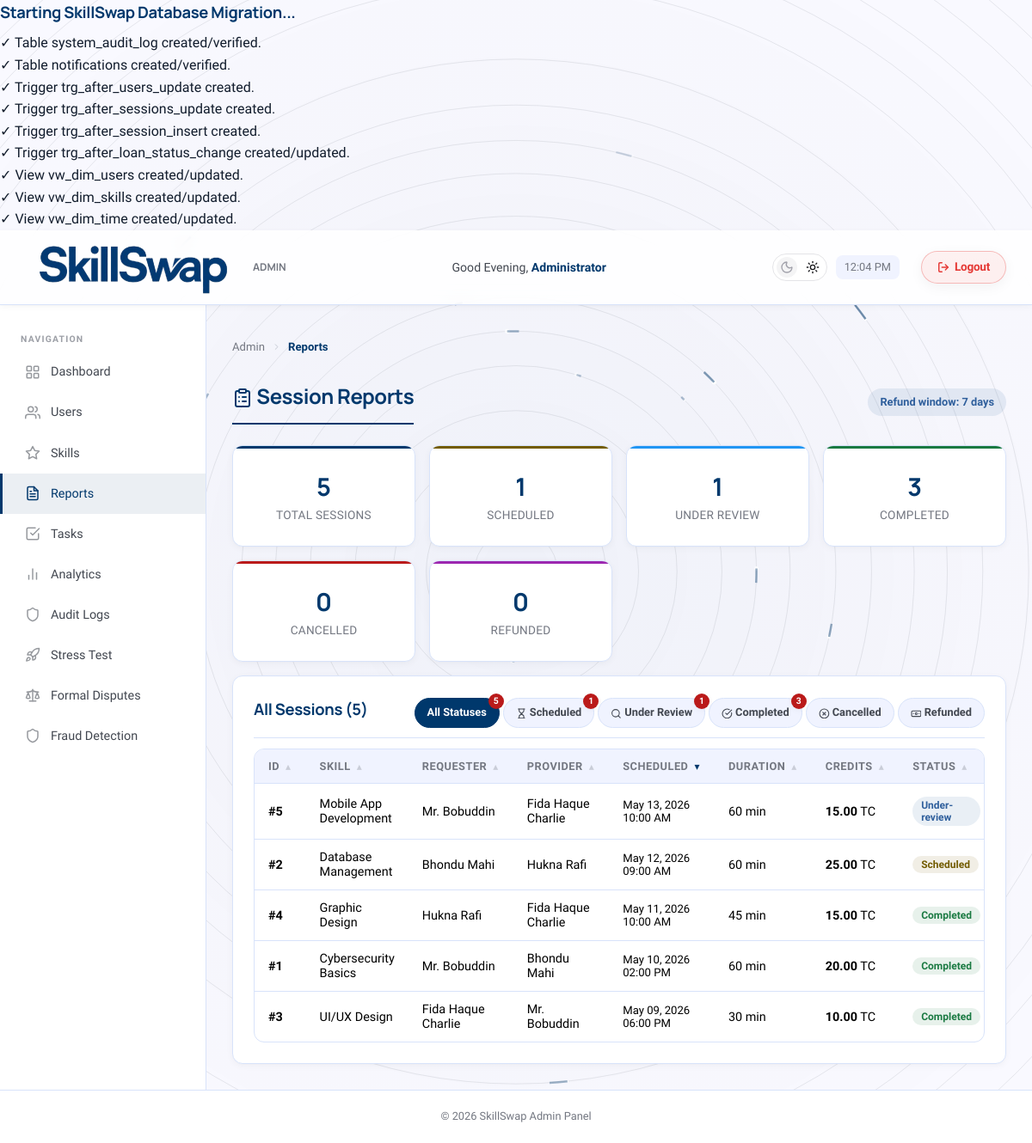
Page /admin/disputes.php (signed in) on the committed database.
### tables this page shows
CREATE TABLE IF NOT EXISTS exchange_sessions (
    session_id INT AUTO_INCREMENT PRIMARY KEY,
    requester_id INT NOT NULL,
    provider_id INT NOT NULL,
    skill_id INT NOT NULL,
    status ENUM('scheduled', 'under-review', 'completed', 'cancelled', 'refunded', 'disputed') DEFAULT 'scheduled',
    scheduled_time DATETIME NOT NULL,
    completion_time DATETIME NULL,
    session_duration INT,
    feedback_given BOOLEAN DEFAULT FALSE,
    time_credit_transfer DECIMAL(10, 2),
    submission_note TEXT,
    rating INT CHECK (rating BETWEEN 1 AND 5),
    comment TEXT,
    bonus_multiplier DECIMAL(3, 2) DEFAULT 1.00,
    completion_otp VARCHAR(10) NULL,
    FOREIGN KEY (requester_id) REFERENCES users(user_id) ON DELETE RESTRICT,
    FOREIGN KEY (provider_id) REFERENCES users(user_id) ON DELETE RESTRICT,
    FOREIGN KEY (skill_id) REFERENCES skills(skill_id) ON DELETE RESTRICT
);

CREATE TABLE IF NOT EXISTS skills (
    skill_id INT AUTO_INCREMENT PRIMARY KEY,
    skill_name VARCHAR(100) NOT NULL,
    catagory VARCHAR(50),
    description TEXT,
    difficulty_level ENUM('Beginner', 'Intermediate', 'Advanced')
);

CREATE TABLE IF NOT EXISTS users (
    user_id INT AUTO_INCREMENT PRIMARY KEY,
    name VARCHAR(100) NOT NULL,
    email VARCHAR(100) UNIQUE NOT NULL,
    password_hash VARCHAR(255) NOT NULL,
    location VARCHAR(100) NOT NULL,
    bio TEXT,
    profile_photo MEDIUMBLOB,
    profile_photo_mime VARCHAR(50),
    reliability_score DECIMAL(5, 2) DEFAULT 5.00,
    status ENUM('active', 'suspended') DEFAULT 'active',
    created_at TIMESTAMP DEFAULT CURRENT_TIMESTAMP,
    last_active_at TIMESTAMP DEFAULT CURRENT_TIMESTAMP ON UPDATE CURRENT_TIMESTAMP,
    availability_schedule TEXT
);

### admin/disputes.php (the view, shortened to what this page needs)
<?php
require_once __DIR__ . '/../config/db.php';
$status_filter = trim($_GET['status'] ?? '');
$where_clause = '';
$sort = trim($_GET['sort'] ?? 'scheduled');
$order = trim($_GET['order'] ?? 'desc');
$allowed_sorts = [
    'id' => 'es.session_id',
    'skill' => 's.skill_name',
    'requester' => 'u_req.name',
    'provider' => 'u_prov.name',
    'scheduled' => 'es.scheduled_time',
    'duration' => 'es.session_duration',
    'credits' => 'es.time_credit_transfer',
    'status' => 'es.status',
    'rating' => 'es.rating'
];
$sort_col = $allowed_sorts[$sort] ?? 'es.scheduled_time';
$order = (strtolower($order) === 'asc') ? 'ASC' : 'DESC';
function getSortUrl($col, $dir, $status)
{
    $query = [
        'sort' => $col,
        'order' => $dir
    ];
    return 'disputes.php?' . http_build_query($query);
}
function renderSortButtons($col, $current_sort, $current_order, $status)
{
    if ($current_sort === $col) {
        if (strtolower($current_order) === 'asc') {
            $url = getSortUrl($col, 'desc', $status);
            return '
            <span class="sort-arrows">
                <a href="' . $url . '" class="sort-arrow active" title="Sorted Ascending. Click to sort Descending">&#x25B4;</a>
            </span>';
        } else {
            $url = getSortUrl($col, 'asc', $status);
            return '
            <span class="sort-arrows">
                <a href="' . $url . '" class="sort-arrow active" title="Sorted Descending. Click to sort Ascending">&#x25BE;</a>
            </span>';
        }
    } else {
        $url = getSortUrl($col, 'asc', $status);
        return '
        <span class="sort-arrows">
            <a href="' . $url . '" class="sort-arrow" title="Click to sort Ascending">&#x25B4;</a>
        </span>';
    }
}
$count_all = $conn->query("SELECT COUNT(*) AS cnt FROM exchange_sessions")->fetch_assoc()['cnt'];
$count_scheduled = $conn->query("SELECT COUNT(*) AS cnt FROM exchange_sessions WHERE status = 'scheduled'")->fetch_assoc()['cnt'];
$count_under_review = $conn->query("SELECT COUNT(*) AS cnt FROM exchange_sessions WHERE status = 'under-review'")->fetch_assoc()['cnt'];
$count_completed = $conn->query("SELECT COUNT(*) AS cnt FROM exchange_sessions WHERE status = 'completed'")->fetch_assoc()['cnt'];
$count_cancelled = $conn->query("SELECT COUNT(*) AS cnt FROM exchange_sessions WHERE status = 'cancelled'")->fetch_assoc()['cnt'];
$count_refunded = $conn->query("SELECT COUNT(*) AS cnt FROM exchange_sessions WHERE status = 'refunded'")->fetch_assoc()['cnt'];
$disputes = $conn->query("
    SELECT es.*, s.skill_name,
           u_req.name AS requester_name, u_req.email AS requester_email,
           u_prov.name AS provider_name, u_prov.email AS provider_email
    FROM exchange_sessions es
    JOIN skills s ON es.skill_id = s.skill_id
    JOIN users u_req ON es.requester_id = u_req.user_id
    JOIN users u_prov ON es.provider_id = u_prov.user_id
    $where_clause
    ORDER BY $sort_col $order
");
include __DIR__ . '/../includes/admin_header.php';
?>
<div class="page-header">
    <h1 class="page-title" style="margin:0;"><i data-lucide="clipboard-list" class="lucide-sm"></i> Session Reports</h1>
    <span class="badge badge-info" style="padding:6px 14px; font-size:0.8rem;">Refund window:
        <?php echo REFUND_WINDOW_DAYS; ?> days</span>
</div>
<?php
function buildTabUrl($status, $sort, $order)
{
    $q = [];
    if ($status !== '')
        $q['status'] = $status;
    if ($sort !== '')
        $q['sort'] = $sort;
    if ($order !== '')
        $q['order'] = strtolower($order);
    return '?' . http_build_query($q);
}
?>
<div class="stats-grid" style="margin-bottom:16px;">
    <div class="stat-card stat-card-accent" style="--accent: var(--primary); cursor:pointer;"
        onclick="location.href='<?php echo buildTabUrl('', $sort, $order); ?>'">
        <span class="stat-value"><?php echo $count_all; ?></span>
        <span class="stat-label">Total Sessions</span>
    </div>
    <div class="stat-card stat-card-accent" style="--accent: var(--warning); cursor:pointer;"
        onclick="location.href='<?php echo buildTabUrl('scheduled', $sort, $order); ?>'">
        <span class="stat-value"><?php echo $count_scheduled; ?></span>
        <span class="stat-label">Scheduled</span>
    </div>
    <div class="stat-card stat-card-accent" style="--accent: #2196F3; cursor:pointer;"
        onclick="location.href='<?php echo buildTabUrl('under-review', $sort, $order); ?>'">
        <span class="stat-value"><?php echo $count_under_review; ?></span>
        <span class="stat-label">Under Review</span>
    </div>
    <div class="stat-card stat-card-accent" style="--accent: var(--success); cursor:pointer;"
        onclick="location.href='<?php echo buildTabUrl('completed', $sort, $order); ?>'">
        <span class="stat-value"><?php echo $count_completed; ?></span>
        <span class="stat-label">Completed</span>
    </div>
    <div class="stat-card stat-card-accent" style="--accent: var(--danger); cursor:pointer;"
        onclick="location.href='<?php echo buildTabUrl('cancelled', $sort, $order); ?>'">
        <span class="stat-value"><?php echo $count_cancelled; ?></span>
        <span class="stat-label">Cancelled</span>
    </div>
    <div class="stat-card stat-card-accent" style="--accent: #9c27b0; cursor:pointer;"
        onclick="location.href='<?php echo buildTabUrl('refunded', $sort, $order); ?>'">
        <span class="stat-value"><?php echo $count_refunded; ?></span>
        <span class="stat-label">Refunded</span>
    </div>
</div>
<div class="card">
    <div class="card-header" style="flex-wrap:wrap; gap:8px;">
        <h3>
            <?php if ($status_filter): ?>
                <?php echo ucfirst($status_filter); ?> Sessions (<?php echo $disputes->num_rows; ?>)
            <?php else: ?>
                All Sessions (<?php echo $disputes->num_rows; ?>)
            <?php endif; ?>
        </h3>
        <div class="admin-filter-tabs">
            <a href="<?php echo buildTabUrl('', $sort, $order); ?>"
                class="filter-tab <?php echo $status_filter === '' ? 'active' : ''; ?>">
                All Statuses
                <?php if ($count_all > 0): ?><span
                        class="admin-notif-badge"><?php echo $count_all; ?></span><?php endif; ?>
            </a>
            <a href="<?php echo buildTabUrl('scheduled', $sort, $order); ?>"
                class="filter-tab <?php echo $status_filter === 'scheduled' ? 'active' : ''; ?>">
                <i data-lucide="hourglass" class="lucide-sm"></i> Scheduled
                <?php if ($count_scheduled > 0): ?><span
                        class="admin-notif-badge"><?php echo $count_scheduled; ?></span><?php endif; ?>
            </a>
            <a href="<?php echo buildTabUrl('under-review', $sort, $order); ?>"
                class="filter-tab <?php echo $status_filter === 'under-review' ? 'active' : ''; ?>">
                <i data-lucide="search" class="lucide-sm"></i> Under Review
                <?php if ($count_under_review > 0): ?><span
                        class="admin-notif-badge"><?php echo $count_under_review; ?></span><?php endif; ?>
            </a>
            <a href="<?php echo buildTabUrl('completed', $sort, $order); ?>"
                class="filter-tab <?php echo $status_filter === 'completed' ? 'active' : ''; ?>">
                <i data-lucide="check-circle" class="lucide-sm"></i> Completed
                <?php if ($count_completed > 0): ?><span
                        class="admin-notif-badge"><?php echo $count_completed; ?></span><?php endif; ?>
            </a>
            <a href="<?php echo buildTabUrl('cancelled', $sort, $order); ?>"
                class="filter-tab <?php echo $status_filter === 'cancelled' ? 'active' : ''; ?>">
                <i data-lucide="x-circle" class="lucide-sm"></i> Cancelled
            </a>
            <a href="<?php echo buildTabUrl('refunded', $sort, $order); ?>"
                class="filter-tab <?php echo $status_filter === 'refunded' ? 'active' : ''; ?>">
                <i data-lucide="banknote" class="lucide-sm"></i> Refunded
            </a>
        </div>
    </div>
    <?php if ($disputes->num_rows > 0): ?>
        <div class="table-wrapper">
            <table>
                <thead>
                    <tr>
                        <th>
                            <span class="th-content">
                                <span>ID</span>
                                <?php echo renderSortButtons('id', $sort, $order, $status_filter); ?>
                            </span>
                        </th>
                        <th>
                            <span class="th-content">
                                <span>Skill</span>
                                <?php echo renderSortButtons('skill', $sort, $order, $status_filter); ?>
                            </span>
                        </th>
                        <th>
                            <span class="th-content">
                                <span>Requester</span>
                                <?php echo renderSortButtons('requester', $sort, $order, $status_filter); ?>
                            </span>
                        </th>
                        <th>
                            <span class="th-content">
                                <span>Provider</span>
                                <?php echo renderSortButtons('provider', $sort, $order, $status_filter); ?>
                            </span>
                        </th>
                        <th>
                            <span class="th-content">
                                <span>Scheduled</span>
                                <?php echo renderSortButtons('scheduled', $sort, $order, $status_filter); ?>
                            </span>
                        </th>
                        <th>
                            <span class="th-content">
                                <span>Duration</span>
                                <?php echo renderSortButtons('duration', $sort, $order, $status_filter); ?>
                            </span>
                        </th>
                        <th>
                            <span class="th-content">
                                <span>Credits</span>
                                <?php echo renderSortButtons('credits', $sort, $order, $status_filter); ?>
                            </span>
                        </th>
                        <th>
                            <span class="th-content">
                                <span>Status</span>
                                <?php echo renderSortButtons('status', $sort, $order, $status_filter); ?>
                            </span>
                        </th>
                    </tr>
                </thead>
                <tbody>
                    <?php while ($d = $disputes->fetch_assoc()):
                        $sc = 'badge-warning';
                        if ($d['status'] === 'completed')
                            $sc = 'badge-success';
                        elseif ($d['status'] === 'under-review')
                            $sc = 'badge-info';
                        elseif ($d['status'] === 'cancelled')
                            $sc = 'badge-danger';
                        elseif ($d['status'] === 'refunded')
                            $sc = 'badge-secondary';
                        ?>
                        <tr>
                            <td><strong>#<?php echo $d['session_id']; ?></strong></td>
                            <td><?php echo htmlspecialchars($d['skill_name']); ?></td>
                            <td>
                                <span title="<?php echo htmlspecialchars($d['requester_email']); ?>">
                                    <?php echo htmlspecialchars($d['requester_name']); ?>
                                </span>
                            </td>
                            <td>
                                <span title="<?php echo htmlspecialchars($d['provider_email']); ?>">
                                    <?php echo htmlspecialchars($d['provider_name']); ?>
                                </span>
                            </td>
                            <td style="font-size:0.82rem;"><?php echo date('M d, Y h:i A', strtotime($d['scheduled_time'])); ?>
                            </td>
                            <td><?php echo $d['session_duration'] ? $d['session_duration'] . ' min' : '—'; ?></td>
                            <td><strong><?php echo number_format($d['time_credit_transfer'], 2); ?></strong> TC</td>
                            <td>
                                <span class="badge <?php echo $sc; ?>"><?php echo ucfirst($d['status']); ?></span>
                            </td>
                        </tr>
                    <?php endwhile; ?>
                </tbody>
            </table>
        </div>
    <?php endif; ?>
</div>
<?php include __DIR__ . '/../includes/admin_footer.php'; ?>

### rows in the picture
exchange_sessions: session_id "5", skill.skill_name "Mobile App Development", requester.name "Mr. Bobuddin", provider.name "Fida Haque Charlie", scheduled_time "May 13, 2026 10:00 AM", session_duration "60", time_credit_transfer "15.00", status "Under-review"
exchange_sessions: session_id "2", skill.skill_name "Database Management", requester.name "Bhondu Mahi", provider.name "Hukna Rafi", scheduled_time "May 12, 2026 09:00 AM", session_duration "60", time_credit_transfer "25.00", status "Scheduled"
exchange_sessions: session_id "4", skill.skill_name "Graphic Design", requester.name "Hukna Rafi", provider.name "Fida Haque Charlie", scheduled_time "May 11, 2026 10:00 AM", session_duration "45", time_credit_transfer "15.00", status "Completed"
exchange_sessions: session_id "1", skill.skill_name "Cybersecurity Basics", requester.name "Mr. Bobuddin", provider.name "Bhondu Mahi", scheduled_time "May 10, 2026 02:00 PM", session_duration "60", time_credit_transfer "20.00", status "Completed"
exchange_sessions: session_id "3", skill.skill_name "UI/UX Design", requester.name "Fida Haque Charlie", provider.name "Mr. Bobuddin", scheduled_time "May 09, 2026 06:00 PM", session_duration "30", time_credit_transfer "10.00", status "Completed"

### other values in the picture
$greeting "Good Evening"
$admin_name "Administrator"
$breadcrumb_title "Reports"
REFUND_WINDOW_DAYS "7"
$count_all "5"
$count_scheduled "1"
$count_under_review "1"
$count_completed "3"
$count_cancelled "0"
$count_refunded "0"
$disputes->num_rows "5"
